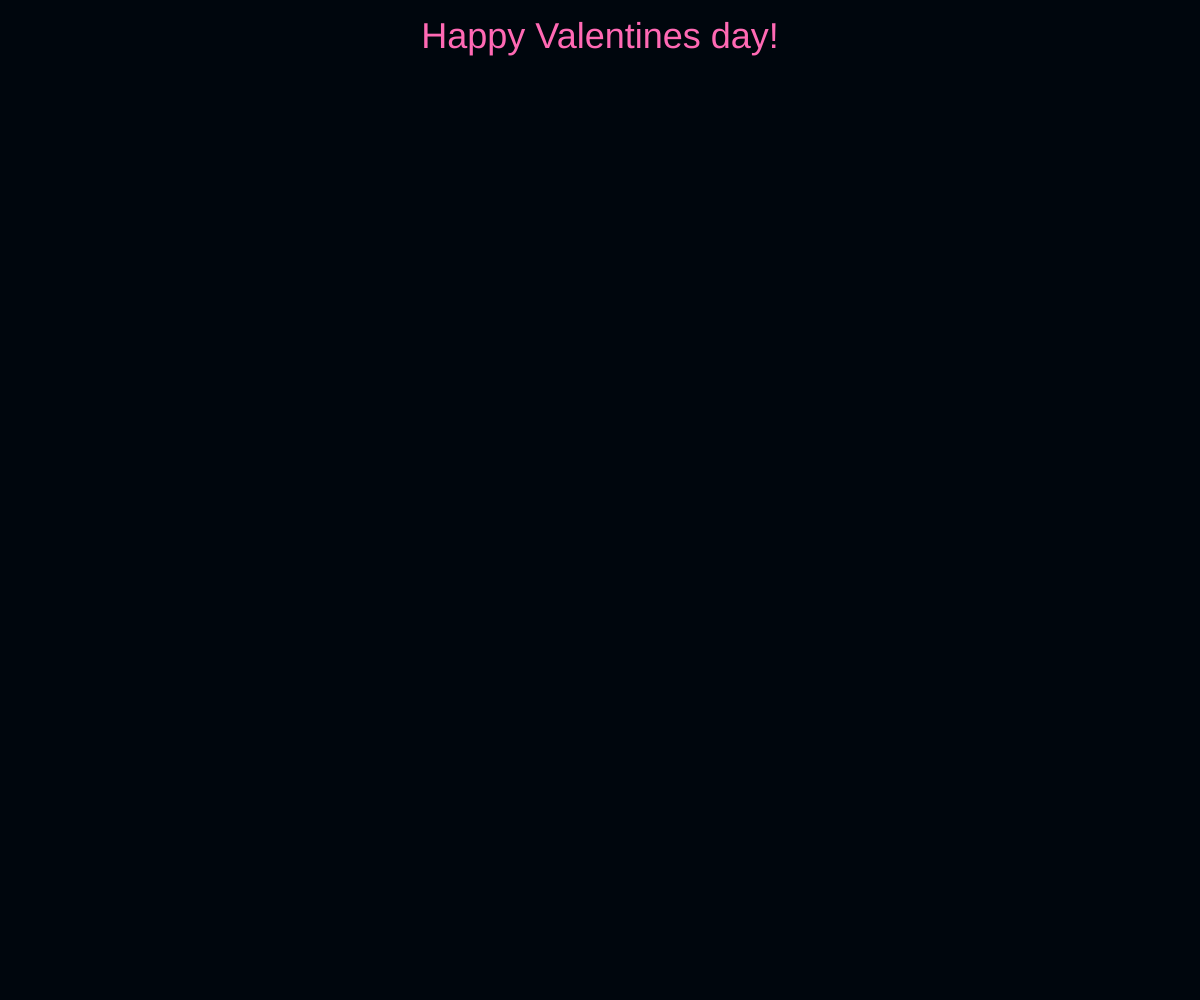
Frame 1 (no input)
Frame 60 (no input): identical to frame 1, image omitted
Frame 120 (the mouse pressed at the canvas centre since frame 60): identical to frame 1, image omitted

The p5.js sketch that drew this single still picture (run headless with seeded random() and noise() and a simulated clock; from frame 60 on, the mouse is pressed at the canvas centre):

// p5.js sketch
// ── sketch.js
let hearts = [];
let colors = [];
let s = 'Happy Valentines day!'
function setup() {
  createCanvas(window.innerWidth, window.innerHeight);
  angleMode(DEGREES)
  colors = ["#edbba8","#e66f3c","#c6b6d5","#f1d147","#a4cd98", "#95accb"]
}

function draw() {
  background("#00060d");
  for (let i = 0; i < hearts.length; i++) {
    hearts[i].display();
    hearts[i].fall();
  }
  
  for (let i = 0; i < hearts.length; i++){
    if(hearts[i].y > height + 20){
      hearts.splice(i, 1);
    }
  }
  Text();
}

function Text() {
  
  textSize(36);
  fill("#ff69b4");
  textAlign(CENTER, TOP);
  text(s, width/2, 20);
}

function mouseDragged() {
 hearts.push(new Heart(mouseX, mouseY)) 
}
// ── heart.js
class Heart {
  constructor(x, y) {
    this.x = x
    this.y = y
    this.r = random(1, 2.25);
    
    this.dy = random(2, 3);
    
    this.c = colors[floor(random(colors.length))];
  }
  display () {
    push();
    fill(this.c)
    translate(this.x, this.y)
    beginShape();
    for (let t = 0; t < 360; t++ ){
      let x = this.r*(16*sin(t)*sin(t)*sin(t));
      let y = -this.r*(13*(cos(t)) - 5*cos(2*t) - 2 * cos(3*t) - cos(4*t));
      vertex(x, y);
    }
    endShape();   
    pop();
  }
  
  fall() {
    this.y += this.dy
  }
}
// ── style.css
html,
body {
  margin: 0;
  padding: 0;
}

canvas {
  display: block;
  border-radius: 10px;
}

@media (prefers-color-scheme: light) {

  html,
  body {
    background-color: #fff;
  }
}

@media (prefers-color-scheme: dark) {

  html,
  body {
    background-color: #00060d;
  }
}

@media(prefers-color-scheme:no-preference) {

  html,
  body {
    background-color: #00060d;
  }
}

html,
body {
  padding: 0;
  margin: 0;
}

main {
  width: 100vw;
  height: 100vh;
  display: flex;
  justify-content: center;
  align-items: center;
}
